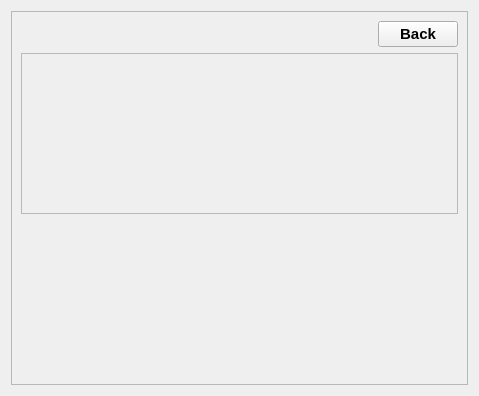
<?xml version="1.0" encoding="UTF-8"?>
<ui version="4.0">
 <class>MessagesInterfaceWidget</class>
 <widget class="QWidget" name="MessagesInterfaceWidget">
  <property name="geometry">
   <rect>
    <x>0</x>
    <y>0</y>
    <width>479</width>
    <height>396</height>
   </rect>
  </property>
  <property name="windowTitle">
   <string notr="true">Form</string>
  </property>
  <layout class="QGridLayout" name="gridLayout">
   <item row="0" column="0">
    <widget class="QFrame" name="generalFrame">
     <property name="maximumSize">
      <size>
       <width>1000</width>
       <height>16777215</height>
      </size>
     </property>
     <property name="frameShape">
      <enum>QFrame::Shape::StyledPanel</enum>
     </property>
     <property name="frameShadow">
      <enum>QFrame::Shadow::Raised</enum>
     </property>
     <layout class="QVBoxLayout" name="verticalLayout">
      <item>
       <layout class="QHBoxLayout" name="backLayout">
        <item>
         <spacer name="horizontalSpacer">
          <property name="orientation">
           <enum>Qt::Orientation::Horizontal</enum>
          </property>
          <property name="sizeHint" stdset="0">
           <size>
            <width>40</width>
            <height>20</height>
           </size>
          </property>
         </spacer>
        </item>
        <item>
         <widget class="QPushButton" name="backButton">
          <property name="font">
           <font>
            <family>Arial</family>
            <pointsize>11</pointsize>
            <bold>true</bold>
           </font>
          </property>
          <property name="text">
           <string>Back</string>
          </property>
         </widget>
        </item>
       </layout>
      </item>
      <item>
       <widget class="QScrollArea" name="selectMessageArea">
        <property name="widgetResizable">
         <bool>true</bool>
        </property>
        <widget class="QWidget" name="messageArea">
         <property name="geometry">
          <rect>
           <x>0</x>
           <y>0</y>
           <width>435</width>
           <height>154</height>
          </rect>
         </property>
         <layout class="QVBoxLayout" name="messageAreaLayout"/>
        </widget>
       </widget>
      </item>
      <item>
       <spacer name="verticalSpacer">
        <property name="orientation">
         <enum>Qt::Orientation::Vertical</enum>
        </property>
        <property name="sizeHint" stdset="0">
         <size>
          <width>20</width>
          <height>40</height>
         </size>
        </property>
       </spacer>
      </item>
     </layout>
    </widget>
   </item>
  </layout>
 </widget>
 <resources/>
 <connections/>
</ui>
